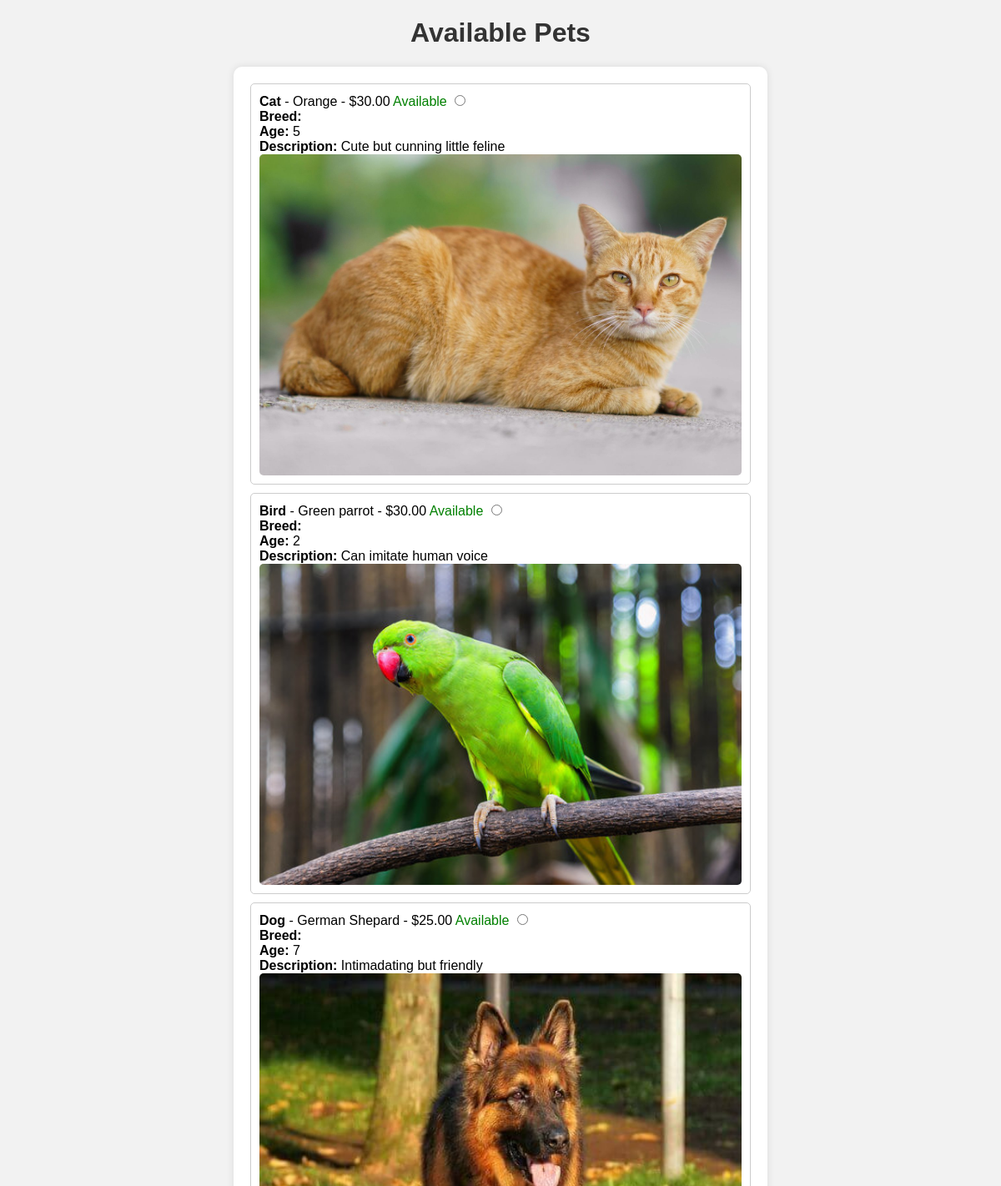
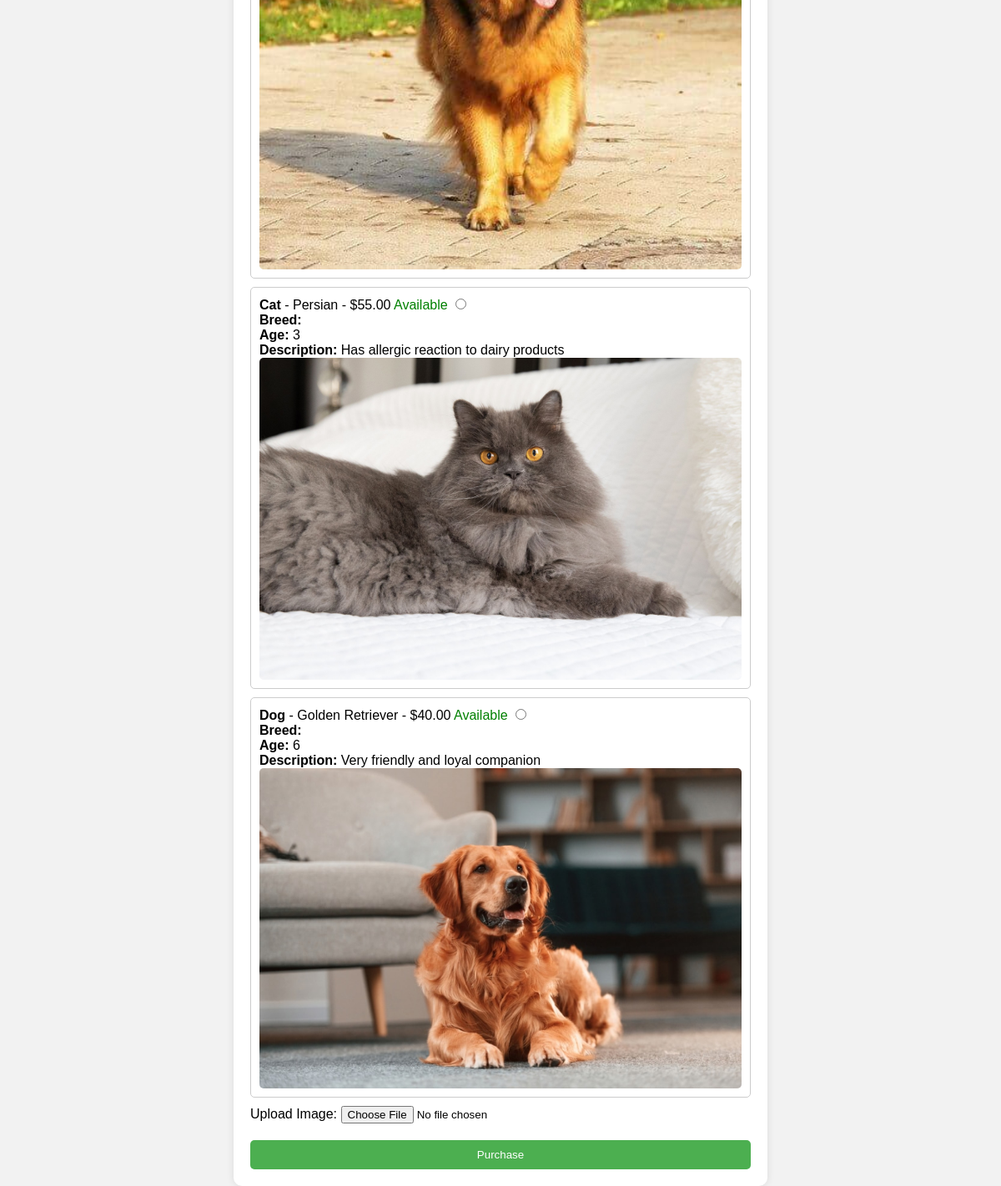
/buy/, run on the app's committed database (2 pictures, top to bottom).
### app1/models.py (models this page shows)
class PetAdd(models.Model):
    name = models.CharField(max_length=100)
    species = models.CharField(max_length=100)
    age = models.IntegerField()
    description = models.TextField()
    price = models.DecimalField(max_digits=10, decimal_places=2)
    available = models.BooleanField(default=True)
    image = models.ImageField(upload_to='pet_images/', null=True, blank=True)
    image_url = models.URLField(null=True, blank=True)

### app1/views.py (the view)
# urls.py: path('buy/', buy_pet, name='buy_pet'),
def buy_pet(request):
    if request.method == 'POST':
        pet_id = request.POST.get('pet_id')
        pet = PetAdd.objects.get(id=pet_id)
        pet.available = False  # Mark the pet as sold
        pet.save()  # Save the changes to the database
        return redirect('buy_pet')  # Redirect to refresh the page after purchase
    pets = PetAdd.objects.all()
    return render(request, 'buy.html', {'pets': pets})

### templates/buy.html (shortened to what this page needs)
<!DOCTYPE html>
<html lang="en">
<head>
</head>
<body>
    <h1>Available Pets</h1>
    <form method="post" action="{% url 'buy_pet' %}">
        {% for pet in pets %}
        <div class="pet-item" "{% if not pet.available %}opacity: 0.5;{% endif %}">
            <strong>{{ pet.name }}</strong> - {{ pet.species }} - ${{ pet.price }}
            {% if pet.available %}
                <span class="available">Available</span>
                <input type="radio" name="pet_id" value="{{ pet.id }}">
            {% else %}
                <span class="sold">Sold</span>
            {% endif %}
            <br>
            <strong>Breed:</strong> {{ pet.breed }}<br>
            <strong>Age:</strong> {{ pet.age }}<br>
            <strong>Description:</strong> {{ pet.description }}<br>
            <div class="pet-image-container">
                {% if pet.image %}
                    <img src="{{ pet.image.url }}" alt="{{ pet.name }}" class="pet-image">
                {% endif %}
            </div>
        </div>
        {% endfor %}
        <label for="pet_image">Upload Image:</label>
        <input type="file" name="pet_image" id="pet_image">
        <button type="submit">Purchase</button>
    </form>
</body>
</html>

### templates/buy.html (style rules this page uses)
body { font-family: Arial, sans-serif; background-color: #f2f2f2; margin: 0; padding: 0; }
h1 { text-align: center; color: #333; }
form { max-width: 600px; margin: 0 auto; padding: 20px; background-color: #fff; border-radius: 10px; box-shadow: 0 0 10px rgba(0, 0, 0, 0.1); }
.pet-item { border: 1px solid #ccc; padding: 10px; margin-bottom: 10px; background-color: #fff; border-radius: 5px; }
input[type="radio"] { margin-right: 10px; }
button[type="submit"] { display: block; width: 100%; padding: 10px; margin-top: 20px; background-color: #4CAF50; color: white; border: none; border-radius: 5px; cursor: pointer; transition: background-color 0.3s; }
.available { color: green; }
.pet-image-container { max-width: 100%; height: auto; overflow: hidden; border-radius: 5px; }
.pet-image { width: 100%; height: auto; display: block; }

### data on the page
PetAdd: name "Cat", species "Orange", price "30.00", age "5", description "Cute but cunning little feline", image (picture)
PetAdd: name "Bird", species "Green parrot", price "30.00", age "2", description "Can imitate human voice", image (picture)
PetAdd: name "Dog", species "German Shepard", price "25.00", age "7", description "Intimadating but friendly", image (picture)
PetAdd: name "Cat", species "Persian", price "55.00", age "3", description "Has allergic reaction to dairy products", image (picture)
PetAdd: name "Dog", species "Golden Retriever", price "40.00", age "6", description "Very friendly and loyal companion", image (picture)
